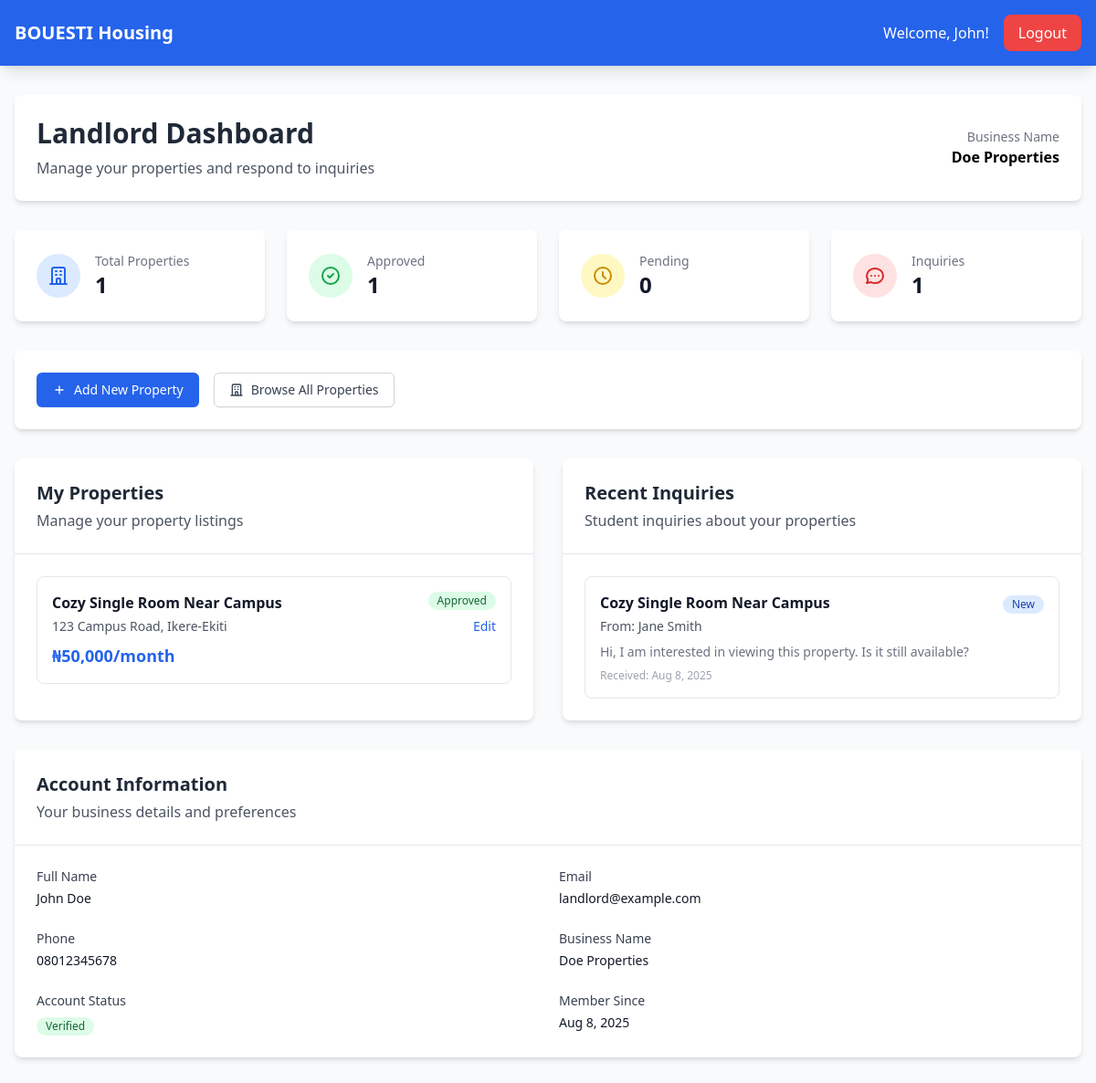
/pages/dashboard/landlord_dashboard.php (signed in), run on the app's committed database.
### tables this page shows
CREATE TABLE users (
    id INT PRIMARY KEY AUTO_INCREMENT,
    email VARCHAR(255) UNIQUE NOT NULL,
    password VARCHAR(255) NOT NULL,
    user_type ENUM('student', 'landlord', 'admin') NOT NULL,
    first_name VARCHAR(100) NOT NULL,
    last_name VARCHAR(100) NOT NULL,
    phone VARCHAR(20) NOT NULL,
    student_id VARCHAR(50) NULL,
    business_name VARCHAR(255) NULL,
    is_verified BOOLEAN DEFAULT FALSE,
    is_active BOOLEAN DEFAULT TRUE,
    created_at TIMESTAMP DEFAULT CURRENT_TIMESTAMP,
    updated_at TIMESTAMP DEFAULT CURRENT_TIMESTAMP ON UPDATE CURRENT_TIMESTAMP
);

CREATE TABLE properties (
    id INT PRIMARY KEY AUTO_INCREMENT,
    landlord_id INT NOT NULL,
    title VARCHAR(255) NOT NULL,
    description TEXT NOT NULL,
    address TEXT NOT NULL,
    rent_amount DECIMAL(10,2) NOT NULL,
    property_type ENUM('single_room', 'shared_room', 'apartment') NOT NULL,
    amenities TEXT NULL,
    is_available BOOLEAN DEFAULT TRUE,
    is_approved BOOLEAN DEFAULT FALSE,
    rejection_reason TEXT NULL,
    created_at TIMESTAMP DEFAULT CURRENT_TIMESTAMP,
    updated_at TIMESTAMP DEFAULT CURRENT_TIMESTAMP ON UPDATE CURRENT_TIMESTAMP,
    FOREIGN KEY (landlord_id) REFERENCES users(id) ON DELETE CASCADE
);

CREATE TABLE inquiries (
    id INT PRIMARY KEY AUTO_INCREMENT,
    student_id INT NOT NULL,
    property_id INT NOT NULL,
    landlord_id INT NOT NULL,
    message TEXT NOT NULL,
    admin_response TEXT NULL,
    status ENUM('pending', 'responded', 'closed') DEFAULT 'pending',
    created_at TIMESTAMP DEFAULT CURRENT_TIMESTAMP,
    FOREIGN KEY (student_id) REFERENCES users(id) ON DELETE CASCADE,
    FOREIGN KEY (property_id) REFERENCES properties(id) ON DELETE CASCADE,
    FOREIGN KEY (landlord_id) REFERENCES users(id) ON DELETE CASCADE
);

### pages/dashboard/landlord_dashboard.php (the view, shortened to what the rows shown need)
<?php
require_once '../../includes/config.php';
require_once '../../includes/functions.php';
$user_id = $_SESSION['user_id'];
$user = getUserById($user_id);
$properties = getLandlordProperties($user_id);
$inquiries = getInquiriesByLandlord($user_id);
?>
<!DOCTYPE html>
<html lang="en">
<head>
    <script src="https://cdn.tailwindcss.com"></script>
    <link rel="stylesheet" href="../../css/style.css">
</head>
<body class="bg-gray-50">
    <nav class="bg-blue-600 text-white shadow-lg">
        <div class="max-w-7xl mx-auto px-4">
            <div class="flex justify-between items-center py-4">
                <div class="flex items-center space-x-4">
                    <span>Welcome, <?php echo htmlspecialchars($user['first_name']); ?>!</span>
                    <a href="../../pages/logout.php" class="bg-red-500 hover:bg-red-600 px-4 py-2 rounded-lg transition duration-200">Logout</a>
                </div>
            </div>
        </div>
    </nav>
    <div class="max-w-7xl mx-auto px-4 py-8">
        <div class="bg-white rounded-lg shadow-md p-6 mb-8">
            <div class="flex items-center justify-between">
                <div>
                    <h1 class="text-3xl font-bold text-gray-800">Landlord Dashboard</h1>
                </div>
                <div class="text-right">
                    <p class="text-sm text-gray-500">Business Name</p>
                    <p class="font-semibold"><?php echo htmlspecialchars($user['business_name']); ?></p>
                </div>
            </div>
        </div>
        <div class="grid grid-cols-1 lg:grid-cols-2 gap-8">
            <div class="bg-white rounded-lg shadow-md">
                <div class="p-6 border-b border-gray-200">
                    <h2 class="text-xl font-semibold text-gray-800">My Properties</h2>
                </div>
                <div class="p-6">
                    <?php if (empty($properties)): ?>
                        <div class="text-center py-8">
                            <svg class="mx-auto h-12 w-12 text-gray-400" fill="none" stroke="currentColor" viewBox="0 0 24 24">
                                <path stroke-linecap="round" stroke-linejoin="round" stroke-width="2" d="M19 21V5a2 2 0 00-2-2H7a2 2 0 00-2 2v16m14 0h2m-2 0h-5m-9 0H3m2 0h5M9 7h1m-1 4h1m4-4h1m-1 4h1m-5 10v-5a1 1 0 011-1h2a1 1 0 011 1v5m-4 0h4"></path>
                            </svg>
                            <h3 class="mt-2 text-sm font-medium text-gray-900">No properties yet</h3>
                            <p class="mt-1 text-sm text-gray-500">Get started by adding your first property.</p>
                            <div class="mt-6">
                                <a href="../../pages/properties/add.php" class="inline-flex items-center px-4 py-2 border border-transparent shadow-sm text-sm font-medium rounded-md text-white bg-blue-600 hover:bg-blue-700">
                                    Add Property
                                </a>
                            </div>
                        </div>
                    <?php else: ?>
                        <div class="space-y-4">
                            <?php foreach (array_slice($properties, 0, 5) as $property): ?>
                                <div class="border border-gray-200 rounded-lg p-4">
                                    <div class="flex justify-between items-start">
                                        <div class="flex-1">
                                            <h3 class="font-semibold text-gray-900"><?php echo htmlspecialchars($property['title']); ?></h3>
                                            <p class="text-sm text-gray-600 mt-1"><?php echo htmlspecialchars($property['address']); ?></p>
                                            <p class="text-lg font-bold text-blue-600 mt-2">₦<?php echo number_format($property['rent_amount']); ?>/month</p>
                                        </div>
                                        <div class="ml-4 flex flex-col items-end space-y-2">
                                            <?php if ($property['is_approved'] == 1): ?>
                                                <span class="inline-flex items-center px-2.5 py-0.5 rounded-full text-xs font-medium bg-green-100 text-green-800">
                                                    Approved
                                                </span>
                                            <?php elseif ($property['is_approved'] == 0): ?>
                                                <span class="inline-flex items-center px-2.5 py-0.5 rounded-full text-xs font-medium bg-yellow-100 text-yellow-800">
                                                    Pending
                                                </span>
                                            <?php else: ?>
                                                <span class="inline-flex items-center px-2.5 py-0.5 rounded-full text-xs font-medium bg-red-100 text-red-800">
                                                    Rejected
                                                </span>
                                            <?php endif; ?>
                                            <a href="../../pages/properties/edit.php?id=<?php echo $property['id']; ?>" class="text-sm text-blue-600 hover:text-blue-800">Edit</a>
                                        </div>
                                    </div>
                                </div>
                            <?php endforeach; ?>
                        </div>
                    <?php endif; ?>
                </div>
            </div>
            <div class="bg-white rounded-lg shadow-md">
                <div class="p-6 border-b border-gray-200">
                    <h2 class="text-xl font-semibold text-gray-800">Recent Inquiries</h2>
                </div>
                <div class="p-6">
                    <?php if (empty($inquiries)): ?>
                        <div class="text-center py-8">
                            <svg class="mx-auto h-12 w-12 text-gray-400" fill="none" stroke="currentColor" viewBox="0 0 24 24">
                                <path stroke-linecap="round" stroke-linejoin="round" stroke-width="2" d="M8 12h.01M12 12h.01M16 12h.01M21 12c0 4.418-4.03 8-9 8a9.863 9.863 0 01-4.255-.949L3 20l1.395-3.72C3.512 15.042 3 13.574 3 12c0-4.418 4.03-8 9-8s9 3.582 9 8z"></path>
                            </svg>
                            <h3 class="mt-2 text-sm font-medium text-gray-900">No inquiries yet</h3>
                            <p class="mt-1 text-sm text-gray-500">Inquiries will appear here when students contact you.</p>
                        </div>
                    <?php else: ?>
                        <div class="space-y-4">
                            <?php foreach (array_slice($inquiries, 0, 5) as $inquiry): ?>
                                <?php $property = getPropertyById($inquiry['property_id']); ?>
                                <?php $student = getUserById($inquiry['student_id']); ?>
                                <div class="border border-gray-200 rounded-lg p-4">
                                    <div class="flex justify-between items-start">
                                        <div class="flex-1">
                                            <h3 class="font-semibold text-gray-900"><?php echo htmlspecialchars($property['title']); ?></h3>
                                            <p class="text-sm text-gray-600 mt-1">From: <?php echo htmlspecialchars($student['first_name'] . ' ' . $student['last_name']); ?></p>
                                            <p class="text-sm text-gray-500 mt-2"><?php echo htmlspecialchars(substr($inquiry['message'], 0, 100)) . (strlen($inquiry['message']) > 100 ? '...' : ''); ?></p>
                                            <p class="text-xs text-gray-400 mt-2">Received: <?php echo date('M j, Y', strtotime($inquiry['created_at'])); ?></p>
                                        </div>
                                        <div class="ml-4">
                                            <span class="inline-flex items-center px-2.5 py-0.5 rounded-full text-xs font-medium bg-blue-100 text-blue-800">
                                                New
                                            </span>
                                        </div>
                                    </div>
                                </div>
                            <?php endforeach; ?>
                        </div>
                    <?php endif; ?>
                </div>
            </div>
        </div>
        <div class="bg-white rounded-lg shadow-md mt-8">
            <div class="p-6 border-b border-gray-200">
                <h2 class="text-xl font-semibold text-gray-800">Account Information</h2>
            </div>
            <div class="p-6">
                <div class="grid grid-cols-1 md:grid-cols-2 gap-6">
                    <div>
                        <label class="block text-sm font-medium text-gray-700">Full Name</label>
                        <p class="mt-1 text-sm text-gray-900"><?php echo htmlspecialchars($user['first_name'] . ' ' . $user['last_name']); ?></p>
                    </div>
                    <div>
                        <label class="block text-sm font-medium text-gray-700">Email</label>
                        <p class="mt-1 text-sm text-gray-900"><?php echo htmlspecialchars($user['email']); ?></p>
                    </div>
                    <div>
                        <label class="block text-sm font-medium text-gray-700">Phone</label>
                        <p class="mt-1 text-sm text-gray-900"><?php echo htmlspecialchars($user['phone']); ?></p>
                    </div>
                    <div>
                        <label class="block text-sm font-medium text-gray-700">Business Name</label>
                        <p class="mt-1 text-sm text-gray-900"><?php echo htmlspecialchars($user['business_name']); ?></p>
                    </div>
                    <div>
                        <label class="block text-sm font-medium text-gray-700">Member Since</label>
                        <p class="mt-1 text-sm text-gray-900"><?php echo date('M j, Y', strtotime($user['created_at'])); ?></p>
                    </div>
                </div>
            </div>
        </div>
    </div>
</body>
</html>

### data on the page
users: first_name "John", business_name "Doe Properties", first_name+last_name "John Doe", email "landlord@example.com", phone "08012345678", created_at "Aug 8, 2025"
properties: title "Cozy Single Room Near Campus", address "123 Campus Road, Ikere-Ekiti", rent_amount "50,000", is_approved "Approved"
inquiries: property.title "Cozy Single Room Near Campus", student.last_name "Jane Smith", message "Hi, I am interested in viewing this property. Is it still available?", created_at "Aug 8, 2025"

### other printed values
$total_properties "1"
$approved_properties "1"
$pending_properties "0"
count($inquiries) "1"
